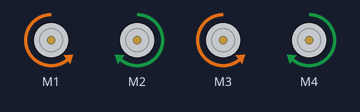
The sketch below on a simulated Arduino Uno, built with avr-gcc and run on an emulated ATmega328P. Shown: 4 × DC motor (green arrow = forward, orange = backward, longer = faster).

Above: at 1.0 s.
At 3.0 s:
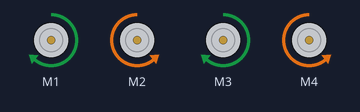
Timing chart, 0 to 5.2 s (numbered marks = the images above):
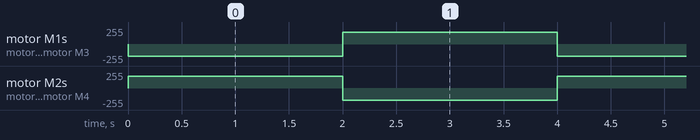

Measured:
- by itself, motor M1–4: alternates forward 180/255 for 2.0 s and backward 180/255 for 2.0 s

The sketch:

Motor_Test.ino
```cpp
#include <AFMotor.h>

AF_DCMotor motor1(1, MOTOR12_1KHZ);
AF_DCMotor motor2(2, MOTOR12_1KHZ);
AF_DCMotor motor3(3, MOTOR34_64KHZ);
AF_DCMotor motor4(4, MOTOR34_64KHZ);


void setup() {
  // put your setup code here, to run once:

}

void loop() {
  // put your main code here, to run repeatedly:
   // Forward();
   // delay(500);
   // Backward();
   // delay(500);
   // Release();
   // delay(800);

    //Right();
    //delay(800);
   // Left();
    //delay(800);
    //Release();
    //delay(800);
    SlideRight();
    delay(2000);
    SlideLeft();
    delay(2000);
    //Release();
    //delay(1000);

}

void Forward()
{
    motor1.run(FORWARD);
    motor1.setSpeed(130);
    motor2.run(FORWARD);
    motor2.setSpeed(130);
    motor3.run(FORWARD);
    motor3.setSpeed(130);
    motor4.run(FORWARD);
    motor4.setSpeed(130);
}

void Release()
{
    motor1.run(RELEASE);
    motor1.setSpeed(130);
    motor2.run(RELEASE);
    motor2.setSpeed(130);
    motor3.run(RELEASE);
    motor3.setSpeed(130);
    motor4.run(RELEASE);
    motor4.setSpeed(130);
}

void Backward()
{
    motor1.run(BACKWARD);
    motor1.setSpeed(130);
    motor2.run(BACKWARD);
    motor2.setSpeed(130);
    motor3.run(BACKWARD);
    motor3.setSpeed(130);
    motor4.run(BACKWARD);
    motor4.setSpeed(130);

}

void Right()
{
    motor1.run(FORWARD);
    motor1.setSpeed(90);
    motor2.run(BACKWARD);
    motor2.setSpeed(90);
    motor3.run(BACKWARD);
    motor3.setSpeed(90);
    motor4.run(FORWARD);
    motor4.setSpeed(90);
}

void SlideRight()
{
    motor1.run(BACKWARD);
    motor1.setSpeed(180);
    motor2.run(FORWARD);
    motor2.setSpeed(180);
    motor3.run(BACKWARD);
    motor3.setSpeed(180);
    motor4.run(FORWARD);
    motor4.setSpeed(180);
}

void SlideLeft()
{
    motor1.run(FORWARD);
    motor1.setSpeed(180);
    motor2.run(BACKWARD);
    motor2.setSpeed(180);
    motor3.run(FORWARD);
    motor3.setSpeed(180);
    motor4.run(BACKWARD);
    motor4.setSpeed(180);
}

void Left()
{
    motor1.run(BACKWARD);
    motor1.setSpeed(90);
    motor2.run(FORWARD);
    motor2.setSpeed(90);
    motor3.run(FORWARD);
    motor3.setSpeed(90);
    motor4.run(BACKWARD);
    motor4.setSpeed(90);
}
```
